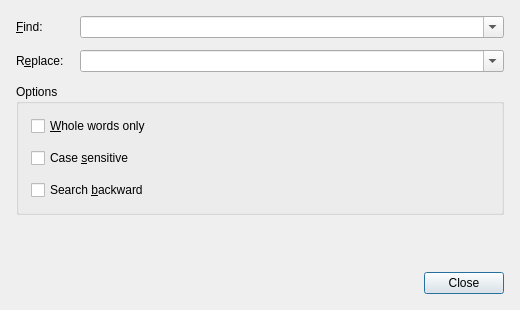
<?xml version="1.0" encoding="UTF-8"?>
<ui version="4.0">
 <comment>
    Copyright (C) 2004-2011 Martin Jolicoeur (snmpb1@gmail.com) 

    This file is part of the SnmpB project 
    (http://sourceforge.net/projects/snmpb)

    This program is free software: you can redistribute it and/or modify
    it under the terms of the GNU General Public License as published by
    the Free Software Foundation, either version 2 of the License, or
    (at your option) any later version.

    This program is distributed in the hope that it will be useful,
    but WITHOUT ANY WARRANTY; without even the implied warranty of
    MERCHANTABILITY or FITNESS FOR A PARTICULAR PURPOSE.  See the
    GNU General Public License for more details.

    You should have received a copy of the GNU General Public License
    along with this program.  If not, see http://www.gnu.org/licenses/.
</comment>
 <class>ReplaceDialog</class>
 <widget class="QDialog" name="ReplaceDialog">
  <property name="geometry">
   <rect>
    <x>0</x>
    <y>0</y>
    <width>520</width>
    <height>310</height>
   </rect>
  </property>
  <property name="windowTitle">
   <string>Replace Text</string>
  </property>
  <layout class="QVBoxLayout" name="dialogLayout">
   <property name="leftMargin">
    <number>16</number>
   </property>
   <property name="topMargin">
    <number>16</number>
   </property>
   <property name="rightMargin">
    <number>16</number>
   </property>
   <property name="bottomMargin">
    <number>16</number>
   </property>
   <property name="spacing">
    <number>12</number>
   </property>
   <item>
    <layout class="QFormLayout" name="fieldsLayout">
     <property name="horizontalSpacing">
      <number>16</number>
     </property>
     <property name="verticalSpacing">
      <number>12</number>
     </property>
     <item row="0" column="0">
      <widget class="QLabel" name="TextLabel1">
       <property name="text">
        <string>&amp;Find:</string>
       </property>
       <property name="wordWrap">
        <bool>false</bool>
       </property>
       <property name="buddy">
        <cstring>comboFind</cstring>
       </property>
      </widget>
     </item>
     <item row="0" column="1">
      <widget class="QComboBox" name="comboFind">
       <property name="sizePolicy">
        <sizepolicy hsizetype="Expanding" vsizetype="Fixed">
         <horstretch>0</horstretch>
         <verstretch>0</verstretch>
        </sizepolicy>
       </property>
       <property name="editable">
        <bool>true</bool>
       </property>
       <property name="insertPolicy">
        <enum>QComboBox::InsertAlphabetically</enum>
       </property>
       <property name="accessibleName">
        <string>Find text</string>
       </property>
      </widget>
     </item>
     <item row="1" column="0">
      <widget class="QLabel" name="TextLabel2">
       <property name="text">
        <string>R&amp;eplace:</string>
       </property>
       <property name="wordWrap">
        <bool>false</bool>
       </property>
       <property name="buddy">
        <cstring>comboReplace</cstring>
       </property>
      </widget>
     </item>
     <item row="1" column="1">
      <widget class="QComboBox" name="comboReplace">
       <property name="sizePolicy">
        <sizepolicy hsizetype="Expanding" vsizetype="Fixed">
         <horstretch>0</horstretch>
         <verstretch>0</verstretch>
        </sizepolicy>
       </property>
       <property name="editable">
        <bool>true</bool>
       </property>
       <property name="insertPolicy">
        <enum>QComboBox::InsertAlphabetically</enum>
       </property>
       <property name="accessibleName">
        <string>Replacement text</string>
       </property>
      </widget>
     </item>
    </layout>
   </item>
   <item>
    <widget class="QGroupBox" name="ButtonGroup1">
     <property name="title">
      <string>Options</string>
     </property>
     <layout class="QVBoxLayout">
      <property name="spacing">
       <number>12</number>
      </property>
      <property name="leftMargin">
       <number>12</number>
      </property>
      <property name="topMargin">
       <number>12</number>
      </property>
      <property name="rightMargin">
       <number>12</number>
      </property>
      <property name="bottomMargin">
       <number>12</number>
      </property>
      <item>
       <widget class="QCheckBox" name="checkWords">
        <property name="text">
         <string>&amp;Whole words only</string>
        </property>
       </widget>
      </item>
      <item>
       <widget class="QCheckBox" name="checkCase">
        <property name="text">
         <string>Case &amp;sensitive</string>
        </property>
       </widget>
      </item>
      <item>
       <widget class="QCheckBox" name="checkBackward">
        <property name="text">
         <string>Search &amp;backward</string>
        </property>
       </widget>
      </item>
     </layout>
    </widget>
   </item>
   <item>
    <spacer name="bodyStretch">
     <property name="orientation">
      <enum>Qt::Vertical</enum>
     </property>
     <property name="sizeHint" stdset="0">
      <size>
       <width>0</width>
       <height>0</height>
      </size>
     </property>
    </spacer>
   </item>
   <item>
    <widget class="QDialogButtonBox" name="buttonBox">
     <property name="standardButtons">
      <set>QDialogButtonBox::Close</set>
     </property>
    </widget>
   </item>
  </layout>
 </widget>
 <layoutdefault spacing="6" margin="11" />
 <tabstops>
  <tabstop>comboFind</tabstop>
  <tabstop>comboReplace</tabstop>
  <tabstop>checkWords</tabstop>
  <tabstop>checkCase</tabstop>
  <tabstop>checkBackward</tabstop>
  <tabstop>buttonBox</tabstop>
 </tabstops>
 <resources />
 <connections>
  <connection>
   <sender>buttonBox</sender>
   <signal>rejected()</signal>
   <receiver>ReplaceDialog</receiver>
   <slot>reject()</slot>
  </connection>
 </connections>
</ui>
